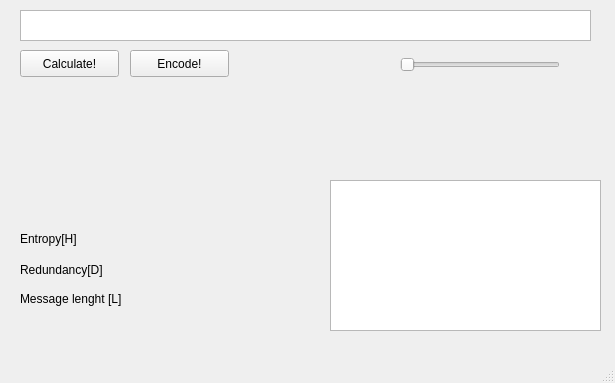
<?xml version="1.0" encoding="UTF-8"?>
<ui version="4.0">
 <class>MainWindow</class>
 <widget class="QMainWindow" name="MainWindow">
  <property name="geometry">
   <rect>
    <x>0</x>
    <y>0</y>
    <width>615</width>
    <height>383</height>
   </rect>
  </property>
  <property name="windowTitle">
   <string>Encode!</string>
  </property>
  <widget class="QWidget" name="centralWidget">
   <widget class="QTextEdit" name="textEdit">
    <property name="geometry">
     <rect>
      <x>20</x>
      <y>10</y>
      <width>571</width>
      <height>31</height>
     </rect>
    </property>
    <property name="html">
     <string>&lt;!DOCTYPE HTML PUBLIC &quot;-//W3C//DTD HTML 4.0//EN&quot; &quot;http://www.w3.org/TR/REC-html40/strict.dtd&quot;&gt;
&lt;html&gt;&lt;head&gt;&lt;meta name=&quot;qrichtext&quot; content=&quot;1&quot; /&gt;&lt;style type=&quot;text/css&quot;&gt;
p, li { white-space: pre-wrap; }
&lt;/style&gt;&lt;/head&gt;&lt;body style=&quot; font-family:'Ubuntu'; font-size:11pt; font-weight:400; font-style:normal;&quot;&gt;
&lt;p style=&quot;-qt-paragraph-type:empty; margin-top:0px; margin-bottom:0px; margin-left:0px; margin-right:0px; -qt-block-indent:0; text-indent:0px;&quot;&gt;&lt;br /&gt;&lt;/p&gt;&lt;/body&gt;&lt;/html&gt;</string>
    </property>
   </widget>
   <widget class="QLabel" name="label">
    <property name="geometry">
     <rect>
      <x>20</x>
      <y>230</y>
      <width>81</width>
      <height>17</height>
     </rect>
    </property>
    <property name="text">
     <string>Entropy[H]</string>
    </property>
   </widget>
   <widget class="QLabel" name="Entropy">
    <property name="geometry">
     <rect>
      <x>160</x>
      <y>230</y>
      <width>121</width>
      <height>17</height>
     </rect>
    </property>
    <property name="text">
     <string/>
    </property>
   </widget>
   <widget class="QLabel" name="label_3">
    <property name="geometry">
     <rect>
      <x>20</x>
      <y>260</y>
      <width>111</width>
      <height>20</height>
     </rect>
    </property>
    <property name="text">
     <string>Redundancy[D]</string>
    </property>
   </widget>
   <widget class="QLabel" name="Redundancy">
    <property name="geometry">
     <rect>
      <x>160</x>
      <y>260</y>
      <width>131</width>
      <height>17</height>
     </rect>
    </property>
    <property name="text">
     <string/>
    </property>
   </widget>
   <widget class="QLabel" name="label_5">
    <property name="geometry">
     <rect>
      <x>20</x>
      <y>290</y>
      <width>131</width>
      <height>17</height>
     </rect>
    </property>
    <property name="text">
     <string>Message lenght [L]</string>
    </property>
   </widget>
   <widget class="QLabel" name="lenght">
    <property name="geometry">
     <rect>
      <x>160</x>
      <y>290</y>
      <width>121</width>
      <height>21</height>
     </rect>
    </property>
    <property name="text">
     <string/>
    </property>
   </widget>
   <widget class="QTextEdit" name="textEdit_2">
    <property name="geometry">
     <rect>
      <x>330</x>
      <y>180</y>
      <width>271</width>
      <height>151</height>
     </rect>
    </property>
   </widget>
   <widget class="QPushButton" name="pushButton_2">
    <property name="geometry">
     <rect>
      <x>130</x>
      <y>50</y>
      <width>99</width>
      <height>27</height>
     </rect>
    </property>
    <property name="text">
     <string>Encode!</string>
    </property>
   </widget>
   <widget class="QSlider" name="horizontalSlider">
    <property name="geometry">
     <rect>
      <x>400</x>
      <y>50</y>
      <width>160</width>
      <height>29</height>
     </rect>
    </property>
    <property name="orientation">
     <enum>Qt::Horizontal</enum>
    </property>
   </widget>
   <widget class="QLabel" name="label_2">
    <property name="geometry">
     <rect>
      <x>400</x>
      <y>80</y>
      <width>21</width>
      <height>16</height>
     </rect>
    </property>
    <property name="text">
     <string/>
    </property>
   </widget>
   <widget class="QLabel" name="label_4">
    <property name="geometry">
     <rect>
      <x>540</x>
      <y>80</y>
      <width>21</width>
      <height>16</height>
     </rect>
    </property>
    <property name="text">
     <string/>
    </property>
   </widget>
   <widget class="QLabel" name="label_6">
    <property name="geometry">
     <rect>
      <x>470</x>
      <y>80</y>
      <width>21</width>
      <height>16</height>
     </rect>
    </property>
    <property name="text">
     <string/>
    </property>
   </widget>
   <widget class="QPushButton" name="pushButton_3">
    <property name="geometry">
     <rect>
      <x>20</x>
      <y>50</y>
      <width>99</width>
      <height>27</height>
     </rect>
    </property>
    <property name="text">
     <string>Calculate!</string>
    </property>
   </widget>
  </widget>
  <widget class="QStatusBar" name="statusBar"/>
 </widget>
 <layoutdefault spacing="6" margin="11"/>
 <resources/>
 <connections/>
</ui>
